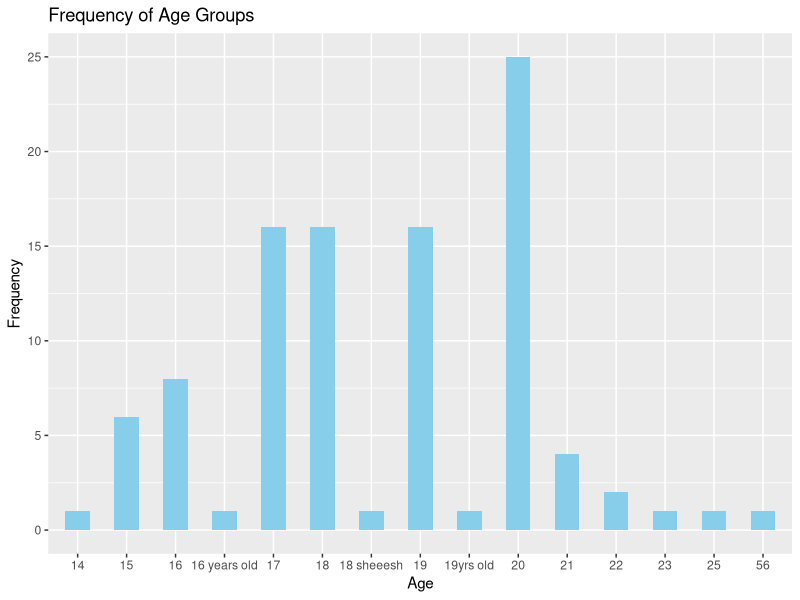
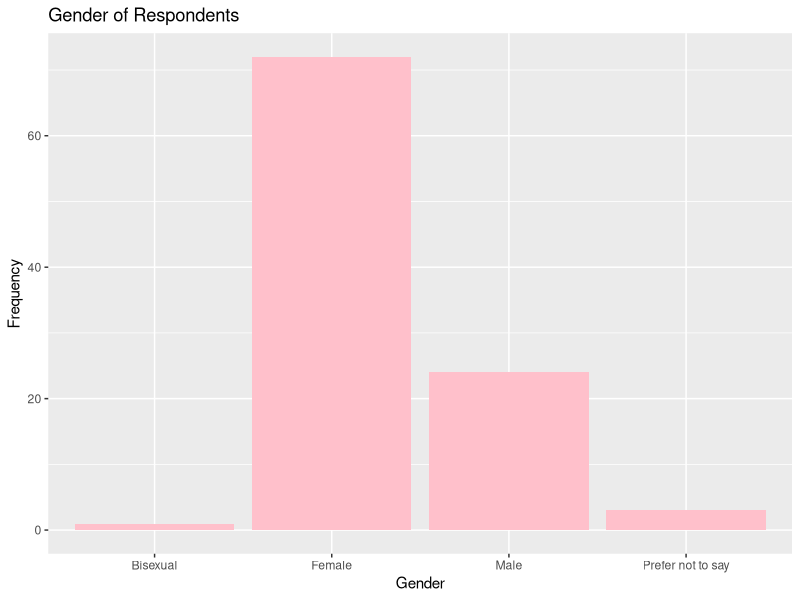

The R script that drew these images, in order: (Note: this script raises an error after producing the figures.)
## ---- chunk 1
knitr::opts_chunk$set(echo = TRUE)
## ---- chunk 2
library(readr)
library(ggplot2)
library(dplyr)
## ---- chunk 3
survey <- read_csv("Survey_ Understanding Student Engagement in Online Gaming.csv")
View(survey)
## ---- chunk 4
numeric_cols <- sapply(survey, is.numeric) 

survey_numeric <- survey[, numeric_cols]

col_means <- colMeans(survey_numeric)
col_means
## ---- chunk 5
age <- survey %>%
  mutate(Age = as.factor(Age)) %>%
  group_by(Age) %>%
  summarise(count = n())

# geting mean and standard deviation of counts
age_summary <- age %>%
  summarise(mean_count = mean(count),
            sd_count = sd(count))

ggplot(age, aes(x = Age, y = count)) +
  geom_bar(stat = "identity", fill = "skyblue", width = 0.5) +
  labs(x = "Age", y = "Frequency", title = "Frequency of Age Groups")
## ---- chunk 6
gender <- table(survey$Gender)
 gender<- as.data.frame(gender)
 gender
 
 
 ggplot(gender, aes(x = Var1, y = Freq)) +
  geom_bar(stat = "identity", fill = "pink") +  
  labs(title = "Gender of Respondents", x = "Gender", y = "Frequency")
## ---- chunk 7
address_data <- survey$Address 
addressdf <- data.frame(address = address_data)

addressdf$address <- toupper(trimws(addressdf$address))  

address_freq <- addressdf %>%
  group_by(address) %>%
  summarise(count = n()) %>%
  arrange(desc(count))
## ---- chunk 8
  geom_bar(stat = "identity", fill = "skyblue", width = 0.7) +
  labs(
    title = "Counts of Survey Respondents by Age",
    x = "Age",
    y = "Count"
  ) +
  theme_minimal()

## ---- chunk 9
#geting the count of gender
(gender <- survey %>%
  mutate(Gender = as.character(Gender)) %>%  
  group_by(Gender) %>%
  summarise(count = n()))

# geting mean and standard deviation of counts
(gender_summary <- gender %>%
  summarise(mean_count = mean(count),
            sd_count = sd(count)))

ggplot(gender, aes(x = Gender, y = count)) +
  geom_bar(stat = "identity", fill = "skyblue", width = 0.7) +
  labs(
    title = "Counts of Survey Respondents by Gender",
    x = "Gender",
    y = "Count"
  ) +
  theme_minimal()
## ---- chunk 10
#Plotting
ggplot(address_freq, aes(x = factor(address), y = count)) +
  geom_bar(stat = "identity") +
  labs(title = "Address of Respondents", x = "Address", y = "Frequency") +
  theme(axis.text.x = element_text(angle =  , hjust =  ))
## ---- chunk 11
name_data <- survey$`Name (optional)`
namedf <- data.frame(name = name_data) 

namedf$name <- toupper(trimws(namedf$name))  

## ---- chunk 12
library(ggplot2)

question1 <- survey %>%
  mutate(`How confident are you that playing online games can help you develop valuable skills, such as problem-solving or teamwork?` = as.character(`How confident are you that playing online games can help you develop valuable skills, such as problem-solving or teamwork?`)) %>%  
  group_by(`How confident are you that playing online games can help you develop valuable skills, such as problem-solving or teamwork?`) %>%
  summarise(count = n())

# Mean and standard deviation
survey_summary <- question1 %>%
  summarise(mean_count = mean(count),
            sd_count = sd(count))

ggplot(question1, aes(x = `How confident are you that playing online games can help you develop valuable skills, such as problem-solving or teamwork?`, y = count)) +
  geom_bar(stat = "identity", fill = "skyblue", width = 0.5) +
  labs(x = "Confidence Level", y = "Frequency", title = "How confident are you that playing online games can help you develop valuable skills, such as problem-solving or teamwork?")
## ---- chunk 13
q6 <- survey %>%
  mutate(`Would you say that playing online games effectively requires a significant investment of time and practice?`) %>%
  group_by(`Would you say that playing online games effectively requires a significant investment of time and practice?`) %>%
  summarise(count = n())

#get mean and sd
q6_summary <- q6 %>%
  summarise(mean_count = mean(count),
            sd_count = sd(count))

#plotting
ggplot(q6, aes(x = `Would you say that playing online games effectively requires a significant investment of time and practice?`, y = count)) +
  geom_bar(stat = "identity", width = 0.7, fill = "navyblue") +
  geom_text(aes(label = count), vjust = -0.5) + 
  labs(title = "Effort Expectancy",
       x = "Would you say that playing online games effectively requires a significant investment of time and practice?",
       y = "Count") +
  theme_minimal() +
  theme(legend.position = "none")  # Remove legend
## ---- chunk 14
q7 <- survey %>%
  mutate(`On a scale of 1-5. How much do you enjoy playing online games?`) %>%
  group_by(`On a scale of 1-5. How much do you enjoy playing online games?`) %>%
  summarise(count = n())

#get mean and sd
q7_summary <- q7 %>%
  summarise(mean_count = mean(count),
            sd_count = sd(count))
#plotting
ggplot(q7, aes(x = `On a scale of 1-5. How much do you enjoy playing online games?`, y = count)) +
  geom_bar(stat = "identity", width = 0.7, fill = "gold") +
  geom_text(aes(label = count), vjust = -0.5) + 
  labs(title = "Attitude Toward Using the Technology",
       x = "On a scale of 1-5. How much do you enjoy playing online games?",
       y = "Count") +
  theme_minimal() +
  theme(legend.position = "none")  # Remove legend
## ---- chunk 15
q8 <- survey %>%
  mutate(`Do you find online games to be a fun and engaging way to spend your free time?`) %>%
  group_by(`Do you find online games to be a fun and engaging way to spend your free time?`) %>%
  summarise(count = n())

#get mean and sd
q8_summary <- q8 %>%
  summarise(mean_count = mean(count),
            sd_count = sd(count))
#plotting
ggplot(q8, aes(x = `Do you find online games to be a fun and engaging way to spend your free time?`, y = count)) +
  geom_bar(stat = "identity", width = 0.7, fill = "brown") +
  geom_text(aes(label = count), vjust = -0.5) + 
  labs(title = "Attitude Toward Using the Technology",
       x = "Do you find online games to be a fun and engaging way to spend your free time?",
       y = "Count") +
  theme_minimal() +
  theme(legend.position = "none")  # Remove legend
## ---- chunk 16
q9 <- survey %>%
  mutate(`Would you recommend online games to your friends as a way to relax or have fun?`) %>%
  group_by(`Would you recommend online games to your friends as a way to relax or have fun?`) %>%
  summarise(count = n())

#get mean and sd
q9_summary <- q9 %>%
  summarise(mean_count = mean(count),
            sd_count = sd(count))
#plotting
ggplot(q9, aes(x = `Would you recommend online games to your friends as a way to relax or have fun?`, y = count)) +
  geom_bar(stat = "identity", width = 0.7, fill = "purple") +
  geom_text(aes(label = count), vjust = -0.5) + 
  labs(title = "Attitude Toward Using the Technology",
       x = "Would you recommend online games to your friends as a way to relax or have fun?",
       y = "Count") +
  theme_minimal() +
  theme(legend.position = "none")  # Remove legend
## ---- chunk 17
q10 <- survey %>%
  mutate(`How often do your friends or classmates talk about playing online games?`) %>%
  group_by(`How often do your friends or classmates talk about playing online games?`) %>%
  summarise(count = n())

#get mean and sd
q10_summary <- q10 %>%
  summarise(mean_count = mean(count),
            sd_count = sd(count))
#plotting
ggplot(q10, aes(x = `How often do your friends or classmates talk about playing online games?`, y = count)) +
  geom_bar(stat = "identity", width = 0.7, fill = "gray") +
  geom_text(aes(label = count), vjust = -0.5) + 
  labs(title = "Social Influence",
       x = "Would you recommend online games to your friends as a way to relax or have fun?",
       y = "Count") +
  theme_minimal() +
  theme(legend.position = "none")  # Remove legend
## ---- chunk 18
q11 <- survey %>%
  mutate(`Do you feel pressure from your friends to play certain online games or spend more time gaming?`) %>%
  group_by(`Do you feel pressure from your friends to play certain online games or spend more time gaming?`) %>%
  summarise(count = n())

#get mean and sd
q11_summary <- q11 %>%
  summarise(mean_count = mean(count),
            sd_count = sd(count))
#plotting
ggplot(q11, aes(x = `Do you feel pressure from your friends to play certain online games or spend more time gaming?`, y = count)) +
  geom_bar(stat = "identity", width = 0.7, fill = "violet") +
  geom_text(aes(label = count), vjust = -0.5) + 
  labs(title = "Social Influence",
       x = "Do you feel pressure from your friends to play certain online games or spend more time gaming?",
       y = "Count") +
  theme_minimal() +
  theme(legend.position = "none")  # Remove legend
## ---- chunk 19
q12 <- survey %>%
  mutate(`How many of your friends or classmates do you regularly play online games with?`) %>%
  group_by(`How many of your friends or classmates do you regularly play online games with?`) %>%
  summarise(count = n())

#get mean and sd
q12_summary <- q12 %>%
  summarise(mean_count = mean(count),
            sd_count = sd(count))
#plotting
ggplot(q12, aes(x = `How many of your friends or classmates do you regularly play online games with?`, y = count)) +
  geom_bar(stat = "identity", width = 0.7, fill = "blue") +
  geom_text(aes(label = count), vjust = -0.5) + 
  labs(title = "Social Influence",
       x = "How many of your friends or classmates do you regularly play online games with?",
       y = "Count") +
  theme_minimal() +
  theme(legend.position = "none")  # Remove legend
## ---- chunk 20
q13 <- survey %>%
  mutate(`Do you have access to reliable internet connectivity and devices that can run online games smoothly?`) %>%
  group_by(`Do you have access to reliable internet connectivity and devices that can run online games smoothly?`) %>%
  summarise(count = n())

#get mean and sd
q13_summary <- q13 %>%
  summarise(mean_count = mean(count),
            sd_count = sd(count))
#plotting
ggplot(q13, aes(x = `Do you have access to reliable internet connectivity and devices that can run online games smoothly?`, y = count)) +
  geom_bar(stat = "identity", width = 0.7, fill = "orange") +
  geom_text(aes(label = count), vjust = -0.5) + 
  labs(title = "Facilitating Conditions",
       x = "Do you have access to reliable internet connectivity and devices that can run online games smoothly?",
       y = "Count") +
  theme_minimal() +
  theme(legend.position = "none")  # Remove legend
## ---- chunk 21
q14 <- survey %>%
  mutate(`Do you feel your parents or guardians understand and support your interest in online gaming?`) %>%
  group_by(`Do you feel your parents or guardians understand and support your interest in online gaming?`) %>%
  summarise(count = n())

#get mean and sd
q14_summary <- q14 %>%
  summarise(mean_count = mean(count),
            sd_count = sd(count))
#plotting
ggplot(q14, aes(x = `Do you feel your parents or guardians understand and support your interest in online gaming?`, y = count)) +
  geom_bar(stat = "identity", width = 0.7, fill = "yellow") +
  geom_text(aes(label = count), vjust = -0.5) + 
  labs(title = "Facilitating Conditions",
       x = "Do you feel your parents or guardians understand and support your interest in online gaming?",
       y = "Count") +
  theme_minimal() +
  theme(legend.position = "none")  # Remove legend
## ---- chunk 22
q15 <- survey %>%
  mutate(`Are there any limitations or rules set by your parents/guardians regarding the amount of time you can spend playing online games?`) %>%
  group_by(`Are there any limitations or rules set by your parents/guardians regarding the amount of time you can spend playing online games?`) %>%
  summarise(count = n())

#get mean and sd
q15_summary <- q15 %>%
  summarise(mean_count = mean(count),
            sd_count = sd(count))
#plotting
ggplot(q15, aes(x = `Are there any limitations or rules set by your parents/guardians regarding the amount of time you can spend playing online games?`, y = count)) +
  geom_bar(stat = "identity", width = 0.7, fill = "red") +
  geom_text(aes(label = count), vjust = -0.5) + 
  labs(title = "Facilitating Conditions",
       x = "Are there any limitations or rules set by your parents/guardians regarding the amount of time you can spend playing online games?",
       y = "Count") +
  theme_minimal() +
  theme(legend.position = "none")  # Remove legend
## ---- chunk 23
q16 <- survey %>%
  mutate(`How confident are you in your ability to manage your time effectively and balance online gaming with other responsibilities?`) %>%
  group_by(`How confident are you in your ability to manage your time effectively and balance online gaming with other responsibilities?`) %>%
  summarise(count = n())

#get mean and sd
q16_summary <- q16 %>%
  summarise(mean_count = mean(count),
            sd_count = sd(count))
#plotting
ggplot(q16, aes(x = `How confident are you in your ability to manage your time effectively and balance online gaming with other responsibilities?`, y = count)) +
  geom_bar(stat = "identity", width = 0.7, fill = "black") +
  geom_text(aes(label = count), vjust = -0.5) + 
  labs(title = "Facilitating Conditions",
       x = "How confident are you in your ability to manage your time effectively and balance online gaming with other responsibilities?",
       y = "Count") +
  theme_minimal() +
  theme(legend.position = "none")  # Remove legend
